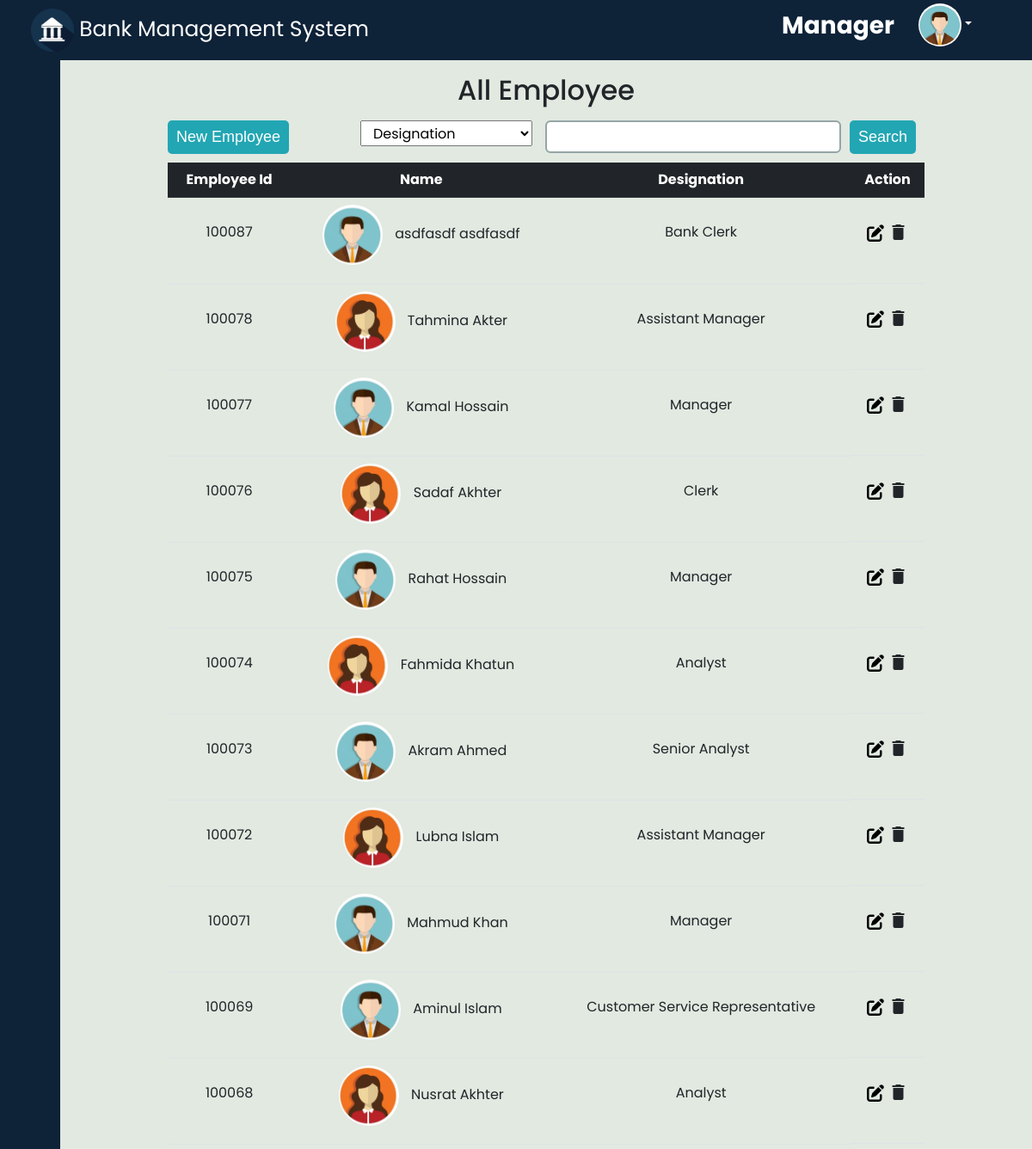
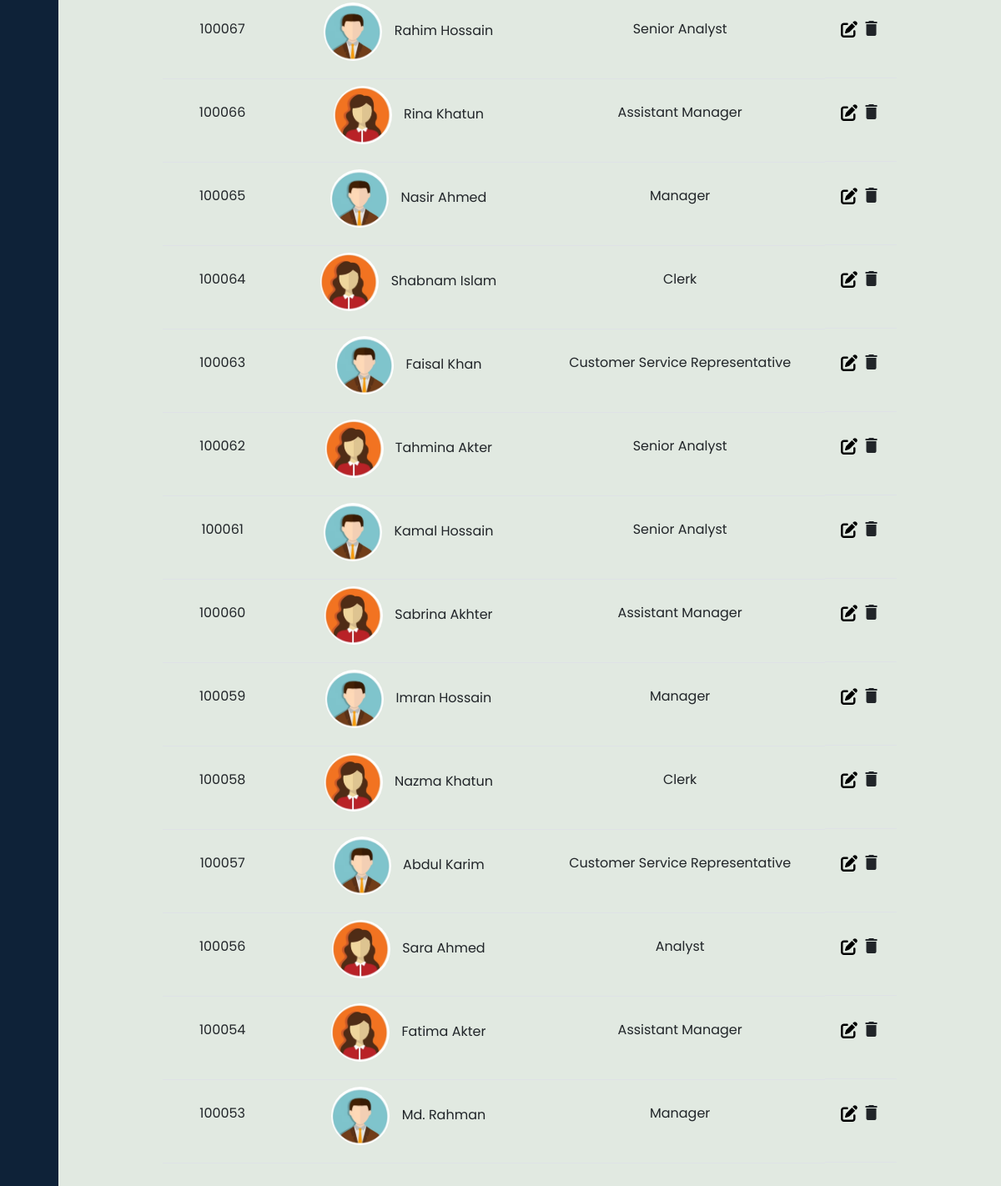
Screenshot of /manager/employee.php (signed in) with the database file from the repository (2 pictures, top to bottom).
### tables this page shows
CREATE TABLE `employee` (
  `employee_id` int(11) NOT NULL,
  `first_name` varchar(50) DEFAULT NULL,
  `last_name` varchar(50) DEFAULT NULL,
  `nid` varchar(30) DEFAULT NULL,
  `picture` text DEFAULT NULL,
  `phone` varchar(20) DEFAULT NULL,
  `email` varchar(255) DEFAULT NULL,
  `gender` varchar(10) DEFAULT NULL,
  `address` text DEFAULT NULL,
  `city` varchar(50) DEFAULT NULL,
  `state` varchar(50) DEFAULT NULL,
  `designation` varchar(50) DEFAULT NULL,
  `employee_type` int(11) NOT NULL,
  `salary` float DEFAULT NULL,
  `doj` date DEFAULT NULL,
  `dob` date DEFAULT NULL,
  `password` varchar(255) NOT NULL
);

### manager/employee.php (the view, shortened to what this page needs)
<!DOCTYPE html>
<html lang="en">
<head>
    <link rel="stylesheet" href="https://cdnjs.cloudflare.com/ajax/libs/font-awesome/6.5.1/css/all.min.css" />
</head>
<?php
include "../database.php";
$search = "";
$designation = NULL;
$result ="";
if ($designation == NULL) {
    $result = mysqli_query($con, "SELECT * FROM employee
                                WHERE employee_id LIKE '%$search%' OR first_name LIKE '%$search%' OR last_name LIKE '%$search%'
                                ORDER BY employee_id DESC");
}
else{
    $result = mysqli_query($con, "SELECT * FROM employee
                            WHERE designation='$designation' && (employee_id LIKE '%$search%' OR first_name LIKE '%$search%' OR last_name LIKE '%$search%')
                            ORDER BY employee_id DESC");
}
?>
<body>
    <div>
        <?php include "manager_header.php" ?>
    </div>
    <div class="d-flex">
        <div>
            <?php include "manager_sidebar.php" ?>
        </div>
        <div class="main">
            <div class="cnt">
                <div class="container">
                    <h2 class="mt-3 mb-3 d-flex justify-content-center">All Employee</h2>
                    <div class="d-flex hdiv">
                        <div class="new">
                            <a href="add_employee.php"><button>New Employee</button></a>
                        </div>
                        <div class="searchdiv d-flex">
                            <form action="" method="post">
                                <div class="d-flex">
                                    <select class="sel" name="designation" id="" onchange="this.form.submit()">
                                        <option value="faka" <?php if ($designation == NULL) echo 'selected' ?>>Designation</option>
                                    </select>
                                    <input class="form-control fc" style=" border: 2px solid #95a5a6;" type="text" name="searchinput" id="">
                                    <input class="btnn" type="submit" value="Search" name="searchbtn" id="">
                                </div>
                            </form>
                        </div>
                    </div>
                    <table class="table table-hover text-center">
                        <tr class="table-dark">
                            <th>Employee Id</th>
                            <th>Name</th>
                            <th>Designation</th>
                            <th>Action</th>
                        </tr>
                        <?php
                        while ($row = mysqli_fetch_assoc($result)) {
                        ?>
                            <tr>
                                <td>
                                    <p><?php echo $row['employee_id'] ?></p>
                                </td>
                                <td>
                                    <img class="male_avatar" src="<?php
                                                                    if ($row['picture'] == null) {
                                                                        if ($row['gender'] == 'Male') {
                                                                            echo '../logo/male_avatar.png';
                                                                        } else {
                                                                            echo '../logo/female_avatar.png';
                                                                        }
                                                                    } else {
                                                                        echo $leave['picture'];
                                                                    }
                                                                    ?>" alt="">
                                    <?php echo $row['first_name'] . " " . $row['last_name']  ?>
                                </td>
                                <td>
                                    <p><?php echo $row['designation'] ?></p>
                                </td>
                                <td class="tt">
                                    <div>
                                        <a href="edit_employee.php?employee_id=<?php echo $row['employee_id'] ?>"><i class="fa-solid fa-pen-to-square"></i></a>
                                    </div>
                                    <div>
                                        <label class="link-dark"><i onclick="deletecheck(<?php echo $row['employee_id'] ?>)" class="material-icons">delete</i></label>
                                    </div>
                                </td>
                            </tr>
                        <?php } ?>
                    </table>
                </div>
            </div>
        </div>
    </div>
</body>
</html>

### manager/manager_header.php (shortened to what this page needs)
<!DOCTYPE html>
<html lang="en">
<head>
    <link href="https://cdn.lineicons.com/4.0/lineicons.css" rel="stylesheet" />
    <link rel="stylesheet" href="../bootstrap/bootstrap_css.css">
    <link rel="stylesheet" href="https://cdnjs.cloudflare.com/ajax/libs/font-awesome/6.5.2/css/all.min.css" />
    <link rel="stylesheet" href="https://cdnjs.cloudflare.com/ajax/libs/font-awesome/6.5.2/css/brands.min.css" />
    <link rel="stylesheet" href="https://cdnjs.cloudflare.com/ajax/libs/font-awesome/6.5.2/css/fontawesome.min.css" />
    <link rel="stylesheet" href="https://cdnjs.cloudflare.com/ajax/libs/font-awesome/6.5.2/css/regular.min.css" />
    <link rel="stylesheet" href="https://cdnjs.cloudflare.com/ajax/libs/font-awesome/6.5.2/css/solid.min.css" />
    <link rel="stylesheet" href="https://cdnjs.cloudflare.com/ajax/libs/font-awesome/6.5.2/css/svg-with-js.min.css" />
    <link rel="stylesheet" href="https://cdnjs.cloudflare.com/ajax/libs/font-awesome/6.5.2/css/v4-font-face.min.css" />
    <link rel="stylesheet" href="https://cdnjs.cloudflare.com/ajax/libs/font-awesome/6.5.2/css/v4-shims.min.css" />
    <link rel="stylesheet" href="https://cdnjs.cloudflare.com/ajax/libs/font-awesome/6.5.2/css/v5-font-face.min.css" />
</head>
<body>
    <header>
        <nav class="navbar navbar-expand-md  header">
            <div class="container-fluid">
                <a href="" id="bank_name" class="navbar-brand"><img id="logo" src="../logo/logo.png" alt="">
                    Bank Management System</a>
                <div class="collapse navbar-collapse" id="NavID">
                    <ul class="navbar-nav ms-auto ">
                        <p class="admin_text">Manager</p>
                        <li class="nav-item dropdown">
                            <a href="" class="nav-link dropdown-toggle" data-bs-toggle="dropdown"><img class="avatar" src="../logo/male_avatar.png" alt=""></a>
                        </li>
                    </ul>
                </div>
            </div>
        </nav>
    </header>
</body>
</html>

### manager/manager_sidebar.php (shortened to what this page needs)
<!DOCTYPE html>
<html lang="en">
<head>
    <link href="https://cdn.lineicons.com/4.0/lineicons.css" rel="stylesheet" />
</head>
<body>
    <div class="wrapper">
        <aside id="sidebar">
            <div class="d-flex">
                <button class="toggle-btn" type="button">
                </button>
            </div>
            <ul class="sidebar-nav">
                <li class="sidebar-item">
                    <a href="dashboard.php" class="sidebar-link">
                    </a>
                </li>
                <li class="sidebar-item">
                    <a href="employee.php" class="sidebar-link">
                    </a>
                </li>
                <li class="sidebar-item">
                    <a href="#" class="sidebar-link collapsed has-dropdown" data-bs-toggle="collapse" data-bs-target="#dps" aria-expanded="false" aria-controls="dps">
                    </a>
                </li>
                <li class="sidebar-item">
                    <a href="#" class="sidebar-link collapsed has-dropdown" data-bs-toggle="collapse" data-bs-target="#fdr" aria-expanded="false" aria-controls="fdr">
                    </a>
                </li>
                <li class="sidebar-item">
                    <a href="#" class="sidebar-link collapsed has-dropdown" data-bs-toggle="collapse" data-bs-target="#acc" aria-expanded="false" aria-controls="acc">
                    </a>
                </li>
                <li class="sidebar-item">
                    <a href="#" class="sidebar-link collapsed has-dropdown" data-bs-toggle="collapse" data-bs-target="#leave" aria-expanded="false" aria-controls="leave">
                    </a>
                </li>
                <li class="sidebar-item">
                    <a href="faq.php" class="sidebar-link">
                    </a>
                </li>
                <li class="sidebar-item">
                    <a href="transaction_history.php" class="sidebar-link">
                    </a>
                </li>
                <li class="sidebar-item">
                    <a href="#" class="sidebar-link collapsed has-dropdown" data-bs-toggle="collapse" data-bs-target="#reports" aria-expanded="false" aria-controls="reports">
                    </a>
                </li>
                <li class="sidebar-item">
                    <a href="atm.php" class="sidebar-link">
                    </a>
                </li>
                <li class="sidebar-item">
                    <a href="notice.php" class="sidebar-link">
                    </a>
                </li>
                <li class="sidebar-item">
                    <a href="complain.php" class="sidebar-link">
                    </a>
                </li>
            </ul>
        </aside>
    </div>
</body>
</html>

### manager/employee.php (style rules this page uses)
.main { background-color: #e1e9e1; display: flex; justify-content: center; }
.cnt { width: 80%; }
.fa-pen-to-square { color: black; font-size: 20px; margin-top: 3px; }
.material-icons { font-size: 45px; margin-left: 5px; }
.tt { display: flex; justify-content: center; margin-top: 20px; }
.new { margin-bottom: 10px; }
.new button { padding: 6px 10px; background-color: #22a6b3; border: none; border-radius: 5px; color: white; font-size: 18px; font-family: Arial, Helvetica, sans-serif; }
.hdiv { position: relative; }
.searchdiv { margin-bottom: 10px; position: absolute; right: 10px; }
.fc { margin-left: 15px; height: 38px; width: 250px; border-radius: 5px; }
.btnn { margin-left: 10px; padding: 6px 10px; background-color: #22a6b3; border: none; border-radius: 5px; color: white; font-size: 18px; font-family: Arial, Helvetica, sans-serif; }
.male_avatar { height: 70px; width: 70px; border-radius: 50%; margin-right: 10px; }
td { height: 80px; background-color: green; }
td p { margin-top: 20px; }
.sel { height: 30px; width: 200px; padding-left: 10px; }

### manager/manager_header.php (style rules this page uses)
* { margin: 0; padding: 0; box-sizing: border-box; font-family: 'Poppins', sans-serif; }
#logo { height: 50px; width: 50px; }
.header { width: 100%; height: 70px; background-color: #0e2238; }
#bank_name { font-size: 25px; margin-left: 2%; color: white; }
.nav-link { margin-right: 50px; color: white; letter-spacing: 0.5px; padding: 0 10px; }
.avatar { height: 50px; width: 50px; border-radius: 30px; }
.admin_text { color: white; font-weight: bold; font-size: 28px; margin-right: 20px; margin-top: 5px; }

### manager/manager_sidebar.php (style rules this page uses)
a { text-decoration: none; }
li { list-style: none; }
body { font-family: 'Poppins', sans-serif; }
.wrapper { display: flex; min-height: 100vh; }
#sidebar { width: 70px; min-width: 70px; z-index: 1000; transition: all .25s ease-in-out; background-color: #0e2238; display: flex; flex-direction: column; }
.toggle-btn { background-color: transparent; cursor: pointer; border: 0; padding: 1rem 1.5rem; align-items: end; }
.sidebar-nav { padding: 2rem 0; flex: 1 1 auto; }
a.sidebar-link { padding: .625rem 1.625rem; color: #FFF; display: block; font-size: 0.9rem; white-space: nowrap; border-left: 3px solid transparent; }
.sidebar-item { position: relative; }
.nav-link { margin-right: 50px; color: white; letter-spacing: 0.5px; padding: 0 10px; }
.main { height: 100vh; overflow: scroll; width: 100%; }

### rows the page displays
employee: employee_id "100087", first_name "asdfasdf", last_name "asdfasdf", designation "Bank Clerk"
employee: employee_id "100078", first_name "Tahmina", last_name "Akter", designation "Assistant Manager"
employee: employee_id "100077", first_name "Kamal", last_name "Hossain", designation "Manager"
employee: employee_id "100076", first_name "Sadaf", last_name "Akhter", designation "Clerk"
employee: employee_id "100075", first_name "Rahat", last_name "Hossain", designation "Manager"
employee: employee_id "100074", first_name "Fahmida", last_name "Khatun", designation "Analyst"
employee: employee_id "100073", first_name "Akram", last_name "Ahmed", designation "Senior Analyst"
employee: employee_id "100072", first_name "Lubna", last_name "Islam", designation "Assistant Manager"
employee: employee_id "100071", first_name "Mahmud", last_name "Khan", designation "Manager"
employee: employee_id "100069", first_name "Aminul", last_name "Islam", designation "Customer Service Representative"
employee: employee_id "100068", first_name "Nusrat", last_name "Akhter", designation "Analyst"
employee: employee_id "100067", first_name "Rahim", last_name "Hossain", designation "Senior Analyst"
employee: employee_id "100066", first_name "Rina", last_name "Khatun", designation "Assistant Manager"
employee: employee_id "100065", first_name "Nasir", last_name "Ahmed", designation "Manager"
employee: employee_id "100064", first_name "Shabnam", last_name "Islam", designation "Clerk"
employee: employee_id "100063", first_name "Faisal", last_name "Khan", designation "Customer Service Representative"
employee: employee_id "100062", first_name "Tahmina", last_name "Akter", designation "Senior Analyst"
employee: employee_id "100061", first_name "Kamal", last_name "Hossain", designation "Senior Analyst"
employee: employee_id "100060", first_name "Sabrina", last_name "Akhter", designation "Assistant Manager"
employee: employee_id "100059", first_name "Imran", last_name "Hossain", designation "Manager"
employee: employee_id "100058", first_name "Nazma", last_name "Khatun", designation "Clerk"
employee: employee_id "100057", first_name "Abdul", last_name "Karim", designation "Customer Service Representative"
employee: employee_id "100056", first_name "Sara", last_name "Ahmed", designation "Analyst"
employee: employee_id "100054", first_name "Fatima", last_name "Akter", designation "Assistant Manager"
employee: employee_id "100053", first_name "Md.", last_name "Rahman", designation "Manager"
